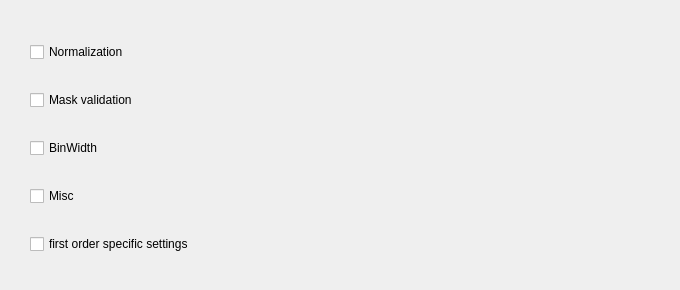
        <widget class="QWidget" name="page">
         <widget class="QWidget" name="verticalLayoutWidget_4">
          <property name="geometry">
           <rect>
            <x>30</x>
            <y>20</y>
            <width>641</width>
            <height>261</height>
           </rect>
          </property>
          <layout class="QVBoxLayout" name="verticalLayout_4">
           <item>
            <widget class="QCheckBox" name="checkBox_Nor3">
             <property name="text">
              <string>Normalization</string>
             </property>
             <property name="checked">
              <bool>false</bool>
             </property>
             <property name="autoRepeat">
              <bool>false</bool>
             </property>
             <property name="autoRepeatDelay">
              <number>100</number>
             </property>
            </widget>
           </item>
           <item>
            <widget class="QCheckBox" name="checkBox_Mas4">
             <property name="text">
              <string>Mask validation</string>
             </property>
            </widget>
           </item>
           <item>
            <widget class="QCheckBox" name="checkBox_Bin4">
             <property name="text">
              <string>BinWidth</string>
             </property>
            </widget>
           </item>
           <item>
            <widget class="QCheckBox" name="checkBox_Mis2">
             <property name="text">
              <string>Misc</string>
             </property>
            </widget>
           </item>
           <item>
            <widget class="QCheckBox" name="checkBox_15">
             <property name="text">
              <string>first order specific settings</string>
             </property>
            </widget>
           </item>
          </layout>
         </widget>
        </widget>
